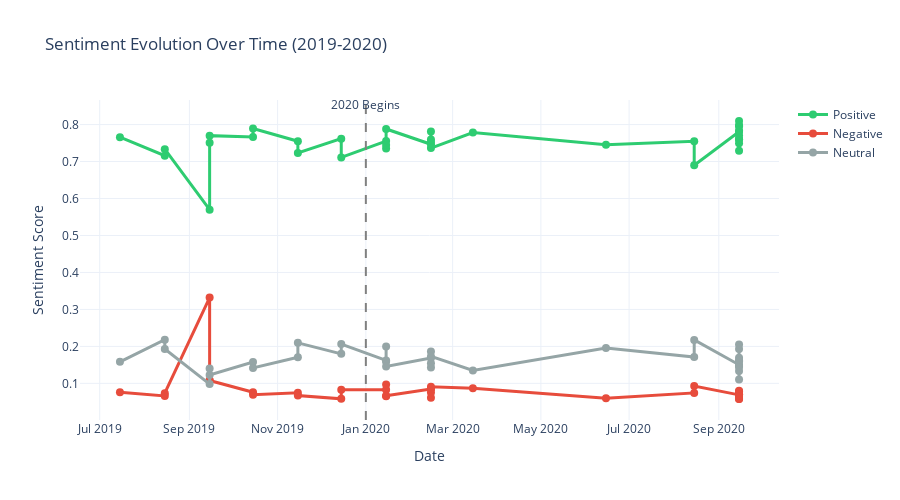
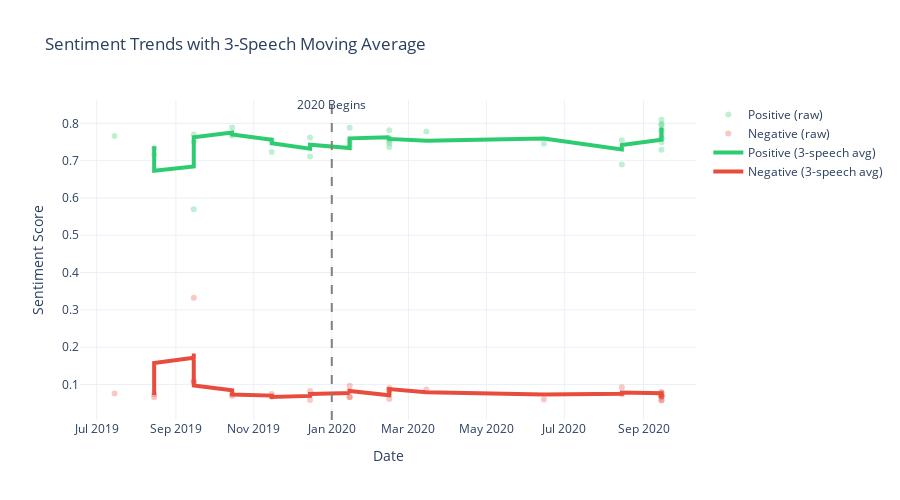

The code cell stored with these charts, in order, in its notebook:
### Markdown cell above
## Temporal Analysis: Sentiment Over Time

Analyzing how sentiment evolved throughout 2019 and 2020.

### Code cell
# Add chronological date information to sentiment_df
month_map = {'Jan': 1, 'Feb': 2, 'Mar': 3, 'Apr': 4, 'May': 5, 'Jun': 6,
             'Jul': 7, 'Aug': 8, 'Sep': 9, 'Oct': 10, 'Nov': 11, 'Dec': 12}
sentiment_df['month_num'] = sentiment_df['month'].map(month_map)
sentiment_df['date'] = pd.to_datetime(sentiment_df['year'] + '-' + 
                                       sentiment_df['month_num'].astype(str) + '-15')
sentiment_df = sentiment_df.sort_values('date')

# Create temporal visualization
fig = go.Figure()

# Add sentiment traces
fig.add_trace(go.Scatter(
    x=sentiment_df['date'],
    y=sentiment_df['positive'],
    mode='lines+markers',
    name='Positive',
    line=dict(color='#2ecc71', width=3),
    marker=dict(size=8),
    hovertemplate='<b>%{text}</b><br>Positive: %{y:.3f}<extra></extra>',
    text=sentiment_df['location']
))

fig.add_trace(go.Scatter(
    x=sentiment_df['date'],
    y=sentiment_df['negative'],
    mode='lines+markers',
    name='Negative',
    line=dict(color='#e74c3c', width=3),
    marker=dict(size=8),
    hovertemplate='<b>%{text}</b><br>Negative: %{y:.3f}<extra></extra>',
    text=sentiment_df['location']
))

fig.add_trace(go.Scatter(
    x=sentiment_df['date'],
    y=sentiment_df['neutral'],
    mode='lines+markers',
    name='Neutral',
    line=dict(color='#95a5a6', width=3),
    marker=dict(size=8),
    hovertemplate='<b>%{text}</b><br>Neutral: %{y:.3f}<extra></extra>',
    text=sentiment_df['location']
))

# Add vertical line to separate years using an explicit shape + annotation with Python datetime
import datetime
vline_dt = datetime.datetime(2020, 1, 1)
fig.add_shape(dict(type='line', x0=vline_dt, x1=vline_dt, y0=0, y1=1, xref='x', yref='paper',
                   line=dict(dash='dash', color='gray')))
fig.add_annotation(dict(x=vline_dt, y=1.02, xref='x', yref='paper', showarrow=False, text='2020 Begins'))

fig.update_layout(
    title='Sentiment Evolution Over Time (2019-2020)',
    xaxis_title='Date',
    yaxis_title='Sentiment Score',
    height=500,
    template='plotly_white',
    hovermode='x unified'
)

fig.show()

# Calculate rolling average
window = 3
sentiment_df['positive_ma'] = sentiment_df['positive'].rolling(window=window, center=True).mean()
sentiment_df['negative_ma'] = sentiment_df['negative'].rolling(window=window, center=True).mean()
sentiment_df['neutral_ma'] = sentiment_df['neutral'].rolling(window=window, center=True).mean()

# Plot with moving average
fig2 = go.Figure()

# Raw data (lighter)
fig2.add_trace(go.Scatter(x=sentiment_df['date'], y=sentiment_df['positive'],
                          mode='markers', name='Positive (raw)',
                          marker=dict(color='#2ecc71', size=6, opacity=0.3),
                          showlegend=True))
fig2.add_trace(go.Scatter(x=sentiment_df['date'], y=sentiment_df['negative'],
                          mode='markers', name='Negative (raw)',
                          marker=dict(color='#e74c3c', size=6, opacity=0.3),
                          showlegend=True))

# Moving averages (bold)
fig2.add_trace(go.Scatter(x=sentiment_df['date'], y=sentiment_df['positive_ma'],
                          mode='lines', name=f'Positive ({window}-speech avg)',
                          line=dict(color='#2ecc71', width=4)))
fig2.add_trace(go.Scatter(x=sentiment_df['date'], y=sentiment_df['negative_ma'],
                          mode='lines', name=f'Negative ({window}-speech avg)',
                          line=dict(color='#e74c3c', width=4)))

# Add the same vertical line to fig2
fig2.add_shape(dict(type='line', x0=vline_dt, x1=vline_dt, y0=0, y1=1, xref='x', yref='paper',
                    line=dict(dash='dash', color='gray')))
fig2.add_annotation(dict(x=vline_dt, y=1.02, xref='x', yref='paper', showarrow=False, text='2020 Begins'))

fig2.update_layout(
    title=f'Sentiment Trends with {window}-Speech Moving Average',
    xaxis_title='Date',
    yaxis_title='Sentiment Score',
    height=500,
    template='plotly_white'
)

fig2.show()

### Figure 1 — Plotly figure (JSON) as saved in the notebook; plotly's stock layout.template omitted (floating-point values rounded to 4 significant figures)
{"data": [{"hovertemplate": "<b>%{text}</b><br>Positive: %{y:.3f}<extra></extra>", "line": {"color": "#2ecc71", "width": 3}, "marker": {"size": 8}, "mode": "lines+markers", "name": "Positive", "text": ["Greenville", "Cincinnati", "New Hampshire", "Texas", "New Mexico", "Fayetteville", "Dallas", "Minneapolis", "Lexington", "Tupelo", "Battle Creek", "Hershey", "Wildwood", "Toledo", "Milwaukee", "Des Moines", "New Hampshire", "Las Vegas", "Colorador Springs", "Charleston", "Phoenix", "Charlotte", "Tulsa", "Yuma", "New Hampshire", "Bemidji", "Fayetteville", "Ohio", "Mosinee", "Pittsburgh", "Freeland", "Minden", "Salem", "Henderson", "Latrobe"], "type": "scatter", "x": ["2019-07-15T00:00:00.000000000", "2019-08-15T00:00:00.000000000", "2019-08-15T00:00:00.000000000", "2019-09-15T00:00:00.000000000", "2019-09-15T00:00:00.000000000", "2019-09-15T00:00:00.000000000", "2019-10-15T00:00:00.000000000", "2019-10-15T00:00:00.000000000", "2019-11-15T00:00:00.000000000", "2019-11-15T00:00:00.000000000", "2019-12-15T00:00:00.000000000", "2019-12-15T00:00:00.000000000", "2020-01-15T00:00:00.000000000", "2020-01-15T00:00:00.000000000", "2020-01-15T00:00:00.000000000", "2020-01-15T00:00:00.000000000", "2020-02-15T00:00:00.000000000", "2020-02-15T00:00:00.000000000", "2020-02-15T00:00:00.000000000", "2020-02-15T00:00:00.000000000", "2020-02-15T00:00:00.000000000", "2020-03-15T00:00:00.000000000", "2020-06-15T00:00:00.000000000", "2020-08-15T00:00:00.000000000", "2020-08-15T00:00:00.000000000", "2020-09-15T00:00:00.000000000", "2020-09-15T00:00:00.000000000", "2020-09-15T00:00:00.000000000", "2020-09-15T00:00:00.000000000", "2020-09-15T00:00:00.000000000", "2020-09-15T00:00:00.000000000", "2020-09-15T00:00:00.000000000", "2020-09-15T00:00:00.000000000", "2020-09-15T00:00:00.000000000", "2020-09-15T00:00:00.000000000"], "y": [0.766, 0.716, 0.7333, 0.5697, 0.7509, 0.77, 0.7665, 0.7892, 0.7551, 0.7234, 0.762, 0.7112, 0.7554, 0.7351, 0.7448, 0.7881, 0.7467, 0.7528, 0.7814, 0.7599, 0.7364, 0.7783, 0.7453, 0.7549, 0.6898, 0.7809, 0.7982, 0.7603, 0.7602, 0.7954, 0.8097, 0.7492, 0.7702, 0.7843, 0.7295]}, {"hovertemplate": "<b>%{text}</b><br>Negative: %{y:.3f}<extra></extra>", "line": {"color": "#e74c3c", "width": 3}, "marker": {"size": 8}, "mode": "lines+markers", "name": "Negative", "text": ["Greenville", "Cincinnati", "New Hampshire", "Texas", "New Mexico", "Fayetteville", "Dallas", "Minneapolis", "Lexington", "Tupelo", "Battle Creek", "Hershey", "Wildwood", "Toledo", "Milwaukee", "Des Moines", "New Hampshire", "Las Vegas", "Colorador Springs", "Charleston", "Phoenix", "Charlotte", "Tulsa", "Yuma", "New Hampshire", "Bemidji", "Fayetteville", "Ohio", "Mosinee", "Pittsburgh", "Freeland", "Minden", "Salem", "Henderson", "Latrobe"], "type": "scatter", "x": ["2019-07-15T00:00:00.000000000", "2019-08-15T00:00:00.000000000", "2019-08-15T00:00:00.000000000", "2019-09-15T00:00:00.000000000", "2019-09-15T00:00:00.000000000", "2019-09-15T00:00:00.000000000", "2019-10-15T00:00:00.000000000", "2019-10-15T00:00:00.000000000", "2019-11-15T00:00:00.000000000", "2019-11-15T00:00:00.000000000", "2019-12-15T00:00:00.000000000", "2019-12-15T00:00:00.000000000", "2020-01-15T00:00:00.000000000", "2020-01-15T00:00:00.000000000", "2020-01-15T00:00:00.000000000", "2020-01-15T00:00:00.000000000", "2020-02-15T00:00:00.000000000", "2020-02-15T00:00:00.000000000", "2020-02-15T00:00:00.000000000", "2020-02-15T00:00:00.000000000", "2020-02-15T00:00:00.000000000", "2020-03-15T00:00:00.000000000", "2020-06-15T00:00:00.000000000", "2020-08-15T00:00:00.000000000", "2020-08-15T00:00:00.000000000", "2020-09-15T00:00:00.000000000", "2020-09-15T00:00:00.000000000", "2020-09-15T00:00:00.000000000", "2020-09-15T00:00:00.000000000", "2020-09-15T00:00:00.000000000", "2020-09-15T00:00:00.000000000", "2020-09-15T00:00:00.000000000", "2020-09-15T00:00:00.000000000", "2020-09-15T00:00:00.000000000", "2020-09-15T00:00:00.000000000"], "y": [0.07576, 0.06597, 0.07347, 0.3322, 0.1087, 0.1076, 0.07595, 0.06922, 0.07433, 0.06705, 0.0583, 0.08268, 0.08255, 0.06543, 0.09681, 0.0663, 0.08498, 0.06109, 0.07552, 0.08554, 0.09077, 0.08663, 0.05942, 0.07405, 0.09261, 0.06887, 0.06851, 0.07021, 0.07776, 0.05767, 0.07968, 0.05785, 0.07011, 0.07132, 0.06565]}, {"hovertemplate": "<b>%{text}</b><br>Neutral: %{y:.3f}<extra></extra>", "line": {"color": "#95a5a6", "width": 3}, "marker": {"size": 8}, "mode": "lines+markers", "name": "Neutral", "text": ["Greenville", "Cincinnati", "New Hampshire", "Texas", "New Mexico", "Fayetteville", "Dallas", "Minneapolis", "Lexington", "Tupelo", "Battle Creek", "Hershey", "Wildwood", "Toledo", "Milwaukee", "Des Moines", "New Hampshire", "Las Vegas", "Colorador Springs", "Charleston", "Phoenix", "Charlotte", "Tulsa", "Yuma", "New Hampshire", "Bemidji", "Fayetteville", "Ohio", "Mosinee", "Pittsburgh", "Freeland", "Minden", "Salem", "Henderson", "Latrobe"], "type": "scatter", "x": ["2019-07-15T00:00:00.000000000", "2019-08-15T00:00:00.000000000", "2019-08-15T00:00:00.000000000", "2019-09-15T00:00:00.000000000", "2019-09-15T00:00:00.000000000", "2019-09-15T00:00:00.000000000", "2019-10-15T00:00:00.000000000", "2019-10-15T00:00:00.000000000", "2019-11-15T00:00:00.000000000", "2019-11-15T00:00:00.000000000", "2019-12-15T00:00:00.000000000", "2019-12-15T00:00:00.000000000", "2020-01-15T00:00:00.000000000", "2020-01-15T00:00:00.000000000", "2020-01-15T00:00:00.000000000", "2020-01-15T00:00:00.000000000", "2020-02-15T00:00:00.000000000", "2020-02-15T00:00:00.000000000", "2020-02-15T00:00:00.000000000", "2020-02-15T00:00:00.000000000", "2020-02-15T00:00:00.000000000", "2020-03-15T00:00:00.000000000", "2020-06-15T00:00:00.000000000", "2020-08-15T00:00:00.000000000", "2020-08-15T00:00:00.000000000", "2020-09-15T00:00:00.000000000", "2020-09-15T00:00:00.000000000", "2020-09-15T00:00:00.000000000", "2020-09-15T00:00:00.000000000", "2020-09-15T00:00:00.000000000", "2020-09-15T00:00:00.000000000", "2020-09-15T00:00:00.000000000", "2020-09-15T00:00:00.000000000", "2020-09-15T00:00:00.000000000", "2020-09-15T00:00:00.000000000"], "y": [0.1582, 0.2181, 0.1932, 0.09808, 0.1405, 0.1224, 0.1575, 0.1416, 0.1706, 0.2095, 0.1797, 0.2061, 0.162, 0.1994, 0.1584, 0.1456, 0.1684, 0.1861, 0.1431, 0.1545, 0.1728, 0.1351, 0.1953, 0.171, 0.2175, 0.1502, 0.1332, 0.1695, 0.162, 0.1469, 0.1107, 0.193, 0.1597, 0.1444, 0.2048]}], "layout": {"annotations": [{"showarrow": false, "text": "2020 Begins", "x": "2020-01-01T00:00:00", "xref": "x", "y": 1.02, "yref": "paper"}], "height": 500, "hovermode": "x unified", "shapes": [{"line": {"color": "gray", "dash": "dash"}, "type": "line", "x0": "2020-01-01T00:00:00", "x1": "2020-01-01T00:00:00", "xref": "x", "y0": 0, "y1": 1, "yref": "paper"}], "title": {"text": "Sentiment Evolution Over Time (2019-2020)"}, "xaxis": {"title": {"text": "Date"}}, "yaxis": {"title": {"text": "Sentiment Score"}}}}

### Figure 2 — Plotly figure (JSON) as saved in the notebook; plotly's stock layout.template omitted (floating-point values rounded to 4 significant figures)
{"data": [{"marker": {"color": "#2ecc71", "opacity": 0.3, "size": 6}, "mode": "markers", "name": "Positive (raw)", "showlegend": true, "type": "scatter", "x": ["2019-07-15T00:00:00", "2019-08-15T00:00:00", "2019-08-15T00:00:00", "2019-09-15T00:00:00", "2019-09-15T00:00:00", "2019-09-15T00:00:00", "2019-10-15T00:00:00", "2019-10-15T00:00:00", "2019-11-15T00:00:00", "2019-11-15T00:00:00", "2019-12-15T00:00:00", "2019-12-15T00:00:00", "2020-01-15T00:00:00", "2020-01-15T00:00:00", "2020-01-15T00:00:00", "2020-01-15T00:00:00", "2020-02-15T00:00:00", "2020-02-15T00:00:00", "2020-02-15T00:00:00", "2020-02-15T00:00:00", "2020-02-15T00:00:00", "2020-03-15T00:00:00", "2020-06-15T00:00:00", "2020-08-15T00:00:00", "2020-08-15T00:00:00", "2020-09-15T00:00:00", "2020-09-15T00:00:00", "2020-09-15T00:00:00", "2020-09-15T00:00:00", "2020-09-15T00:00:00", "2020-09-15T00:00:00", "2020-09-15T00:00:00", "2020-09-15T00:00:00", "2020-09-15T00:00:00", "2020-09-15T00:00:00"], "y": [0.766, 0.716, 0.7333, 0.5697, 0.7509, 0.77, 0.7665, 0.7892, 0.7551, 0.7234, 0.762, 0.7112, 0.7554, 0.7351, 0.7448, 0.7881, 0.7467, 0.7528, 0.7814, 0.7599, 0.7364, 0.7783, 0.7453, 0.7549, 0.6898, 0.7809, 0.7982, 0.7603, 0.7602, 0.7954, 0.8097, 0.7492, 0.7702, 0.7843, 0.7295]}, {"marker": {"color": "#e74c3c", "opacity": 0.3, "size": 6}, "mode": "markers", "name": "Negative (raw)", "showlegend": true, "type": "scatter", "x": ["2019-07-15T00:00:00", "2019-08-15T00:00:00", "2019-08-15T00:00:00", "2019-09-15T00:00:00", "2019-09-15T00:00:00", "2019-09-15T00:00:00", "2019-10-15T00:00:00", "2019-10-15T00:00:00", "2019-11-15T00:00:00", "2019-11-15T00:00:00", "2019-12-15T00:00:00", "2019-12-15T00:00:00", "2020-01-15T00:00:00", "2020-01-15T00:00:00", "2020-01-15T00:00:00", "2020-01-15T00:00:00", "2020-02-15T00:00:00", "2020-02-15T00:00:00", "2020-02-15T00:00:00", "2020-02-15T00:00:00", "2020-02-15T00:00:00", "2020-03-15T00:00:00", "2020-06-15T00:00:00", "2020-08-15T00:00:00", "2020-08-15T00:00:00", "2020-09-15T00:00:00", "2020-09-15T00:00:00", "2020-09-15T00:00:00", "2020-09-15T00:00:00", "2020-09-15T00:00:00", "2020-09-15T00:00:00", "2020-09-15T00:00:00", "2020-09-15T00:00:00", "2020-09-15T00:00:00", "2020-09-15T00:00:00"], "y": [0.07576, 0.06597, 0.07347, 0.3322, 0.1087, 0.1076, 0.07595, 0.06922, 0.07433, 0.06705, 0.0583, 0.08268, 0.08255, 0.06543, 0.09681, 0.0663, 0.08498, 0.06109, 0.07552, 0.08554, 0.09077, 0.08663, 0.05942, 0.07405, 0.09261, 0.06887, 0.06851, 0.07021, 0.07776, 0.05767, 0.07968, 0.05785, 0.07011, 0.07132, 0.06565]}, {"line": {"color": "#2ecc71", "width": 4}, "mode": "lines", "name": "Positive (3-speech avg)", "type": "scatter", "x": ["2019-07-15T00:00:00", "2019-08-15T00:00:00", "2019-08-15T00:00:00", "2019-09-15T00:00:00", "2019-09-15T00:00:00", "2019-09-15T00:00:00", "2019-10-15T00:00:00", "2019-10-15T00:00:00", "2019-11-15T00:00:00", "2019-11-15T00:00:00", "2019-12-15T00:00:00", "2019-12-15T00:00:00", "2020-01-15T00:00:00", "2020-01-15T00:00:00", "2020-01-15T00:00:00", "2020-01-15T00:00:00", "2020-02-15T00:00:00", "2020-02-15T00:00:00", "2020-02-15T00:00:00", "2020-02-15T00:00:00", "2020-02-15T00:00:00", "2020-03-15T00:00:00", "2020-06-15T00:00:00", "2020-08-15T00:00:00", "2020-08-15T00:00:00", "2020-09-15T00:00:00", "2020-09-15T00:00:00", "2020-09-15T00:00:00", "2020-09-15T00:00:00", "2020-09-15T00:00:00", "2020-09-15T00:00:00", "2020-09-15T00:00:00", "2020-09-15T00:00:00", "2020-09-15T00:00:00", "2020-09-15T00:00:00"], "y": [NaN, 0.7384, 0.673, 0.6846, 0.6969, 0.7625, 0.7752, 0.7702, 0.7559, 0.7468, 0.7322, 0.7429, 0.7339, 0.7451, 0.756, 0.7599, 0.7625, 0.7603, 0.7647, 0.7593, 0.7582, 0.7533, 0.7595, 0.73, 0.7419, 0.7563, 0.7798, 0.7729, 0.772, 0.7884, 0.7847, 0.7763, 0.7679, 0.7613, NaN]}, {"line": {"color": "#e74c3c", "width": 4}, "mode": "lines", "name": "Negative (3-speech avg)", "type": "scatter", "x": ["2019-07-15T00:00:00", "2019-08-15T00:00:00", "2019-08-15T00:00:00", "2019-09-15T00:00:00", "2019-09-15T00:00:00", "2019-09-15T00:00:00", "2019-10-15T00:00:00", "2019-10-15T00:00:00", "2019-11-15T00:00:00", "2019-11-15T00:00:00", "2019-12-15T00:00:00", "2019-12-15T00:00:00", "2020-01-15T00:00:00", "2020-01-15T00:00:00", "2020-01-15T00:00:00", "2020-01-15T00:00:00", "2020-02-15T00:00:00", "2020-02-15T00:00:00", "2020-02-15T00:00:00", "2020-02-15T00:00:00", "2020-02-15T00:00:00", "2020-03-15T00:00:00", "2020-06-15T00:00:00", "2020-08-15T00:00:00", "2020-08-15T00:00:00", "2020-09-15T00:00:00", "2020-09-15T00:00:00", "2020-09-15T00:00:00", "2020-09-15T00:00:00", "2020-09-15T00:00:00", "2020-09-15T00:00:00", "2020-09-15T00:00:00", "2020-09-15T00:00:00", "2020-09-15T00:00:00", "2020-09-15T00:00:00"], "y": [NaN, 0.07173, 0.1572, 0.1714, 0.1828, 0.0974, 0.08425, 0.07317, 0.0702, 0.06656, 0.06934, 0.07451, 0.07689, 0.0816, 0.07618, 0.0827, 0.07079, 0.07386, 0.07405, 0.08394, 0.08765, 0.07894, 0.07337, 0.07536, 0.07851, 0.07666, 0.0692, 0.07216, 0.06855, 0.0717, 0.06506, 0.06921, 0.06642, 0.06903, NaN]}], "layout": {"annotations": [{"showarrow": false, "text": "2020 Begins", "x": "2020-01-01T00:00:00", "xref": "x", "y": 1.02, "yref": "paper"}], "height": 500, "shapes": [{"line": {"color": "gray", "dash": "dash"}, "type": "line", "x0": "2020-01-01T00:00:00", "x1": "2020-01-01T00:00:00", "xref": "x", "y0": 0, "y1": 1, "yref": "paper"}], "title": {"text": "Sentiment Trends with 3-Speech Moving Average"}, "xaxis": {"title": {"text": "Date"}}, "yaxis": {"title": {"text": "Sentiment Score"}}}}
